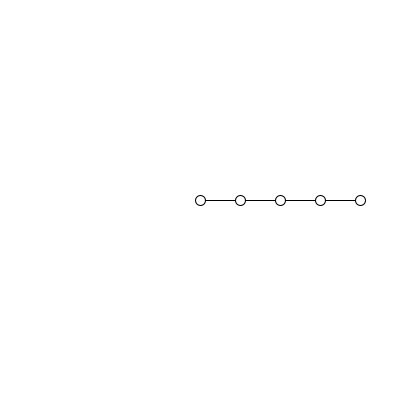
Frame 1 (no input)
Frame 60 (the mouse pressed at the canvas centre just before this capture): identical to frame 1, image omitted
Frame 120 (the mouse held since frame 60 and released just before this capture): identical to frame 1, image omitted

The Processing sketch that drew this single still picture (run headless with seeded random() and noise(); from frame 60 on, the mouse is pressed at the canvas centre):

// Processing sketch: verlet_integration_interactive_rig
// ── verlet_integration_interactive_rig.pde
/**
 * Verlet Integration - ragdoll chain
 * Pos  = pos + (pos-posOld)
 * alternative to  x += speed
 *  -with free rotational velocity
 */

int particles = 5;
VerletBall[] balls = new VerletBall[particles];
int bonds = particles-1;
VerletStick[] sticks = new VerletStick[bonds];

void setup() {
  size(400, 400);
  float shapeR = 40;
  float tension = .05;
  for (int i=0; i<particles; i++) {
    PVector push = new PVector(random(3, 6.5), random(3, 6.5));
    PVector p = new PVector(width/2+shapeR*i, height/2);
    balls[i] = new VerletBall(p, push, 5);

    if (i>0) {
      sticks[i-1] = new VerletStick(balls[i-1], balls[i], tension);
    }
  }

  // balls[0].pos.y += 2.2;
}

void draw() {
  background(255);
  for (int i=0; i<bonds; i++) {
    sticks[i].render();
    sticks[i].constrainLen();
  }

  for (int i=0; i<particles; i++) {
    if (i<particles-1) {
      balls[i].verlet();
    }
    balls[i].render();
    balls[i].boundsCollision();
  }

  if (mousePressed) {
    if (mouseX > balls[0].pos.x-12 && mouseX < balls[0].pos.x+12 &&
      mouseY > balls[0].pos.y-12 && mouseY < balls[0].pos.y+12) {
      balls[0].pos.x = mouseX;
      balls[0].pos.y = mouseY;
    }
  }
}
// ── VerletBall.pde
class VerletBall {

  PVector pos, posOld;
  PVector push;
  float radius;

  VerletBall(){
  }

  VerletBall(PVector pos,  PVector push, float radius){
    this.pos = pos;
    this.push = push;
    this.radius = radius;
    this.posOld  = new PVector(pos.x, pos.y);
    
    // start motion
   // pos.add(push);
  }

  void verlet(){
    PVector posTemp = new PVector(pos.x, pos.y);
    pos.x += (pos.x-posOld.x);
    pos.y += (pos.y-posOld.y);
    posOld.set(posTemp);
  }

  void render(){
    ellipse(pos.x, pos.y, radius*2, radius*2);
  }

  void boundsCollision(){
    if (pos.x>width-radius){
      pos.x = width-radius;
      posOld.x = pos.x;
      pos.x -= push.x;
    } 
    else if(pos.x<radius){
      pos.x = radius;
      posOld.x = pos.x;
      pos.x += push.x;
    }

    if (pos.y<radius){
      pos.y = radius;
      posOld.y = pos.y;
      pos.y += push.y;
    } 
    
    if (pos.y>height-radius){
      pos.y = height-radius;
      posOld.y = pos.y;
      pos.y -= push.y;
    } 
  }



}
// ── VerletStick.pde
class VerletStick {
  VerletBall b1, b2;
  float stiffness;
  
  PVector vecOrig;
  float len;

  VerletStick(){
  }

  VerletStick(VerletBall b1, VerletBall b2, float stiffness){
    this.b1 = b1;
    this.b2 = b2;
    this.stiffness = stiffness;
    vecOrig  = new PVector(b2.pos.x-b1.pos.x, b2.pos.y-b1.pos.y);
    len = dist(b1.pos.x, b1.pos.y, b2.pos.x, b2.pos.y);
  }

  void render(){
    beginShape();
    vertex(b1.pos.x, b1.pos.y);
    vertex(b2.pos.x, b2.pos.y);
    endShape();
  }

  void constrainLen(){
    PVector delta = new PVector(b2.pos.x-b1.pos.x, b2.pos.y-b1.pos.y);
    float deltaLength = delta.mag();
    float difference = ((deltaLength - len) / deltaLength);
    b1.pos.x += delta.x * (0.5f * stiffness * difference);
    b1.pos.y += delta.y * (0.5f * stiffness * difference);
    b2.pos.x -= delta.x * (0.5f * stiffness * difference);
    b2.pos.y -= delta.y * (0.5f * stiffness * difference);
  }

}
